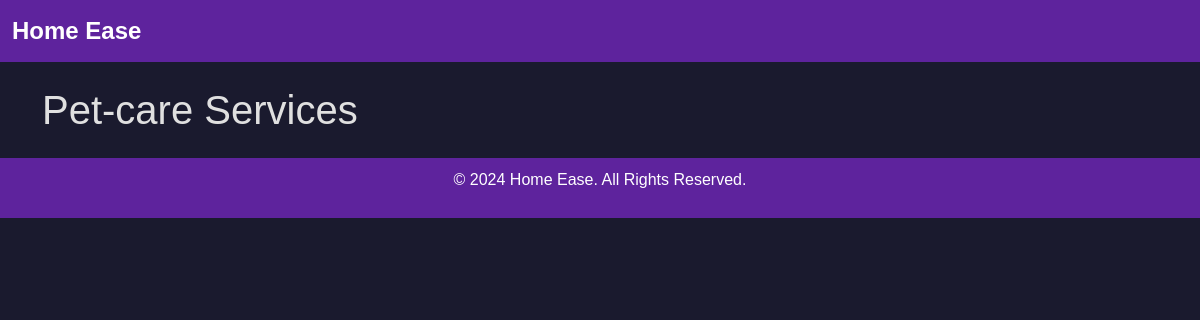
The app's page /pet_care_services, older data.
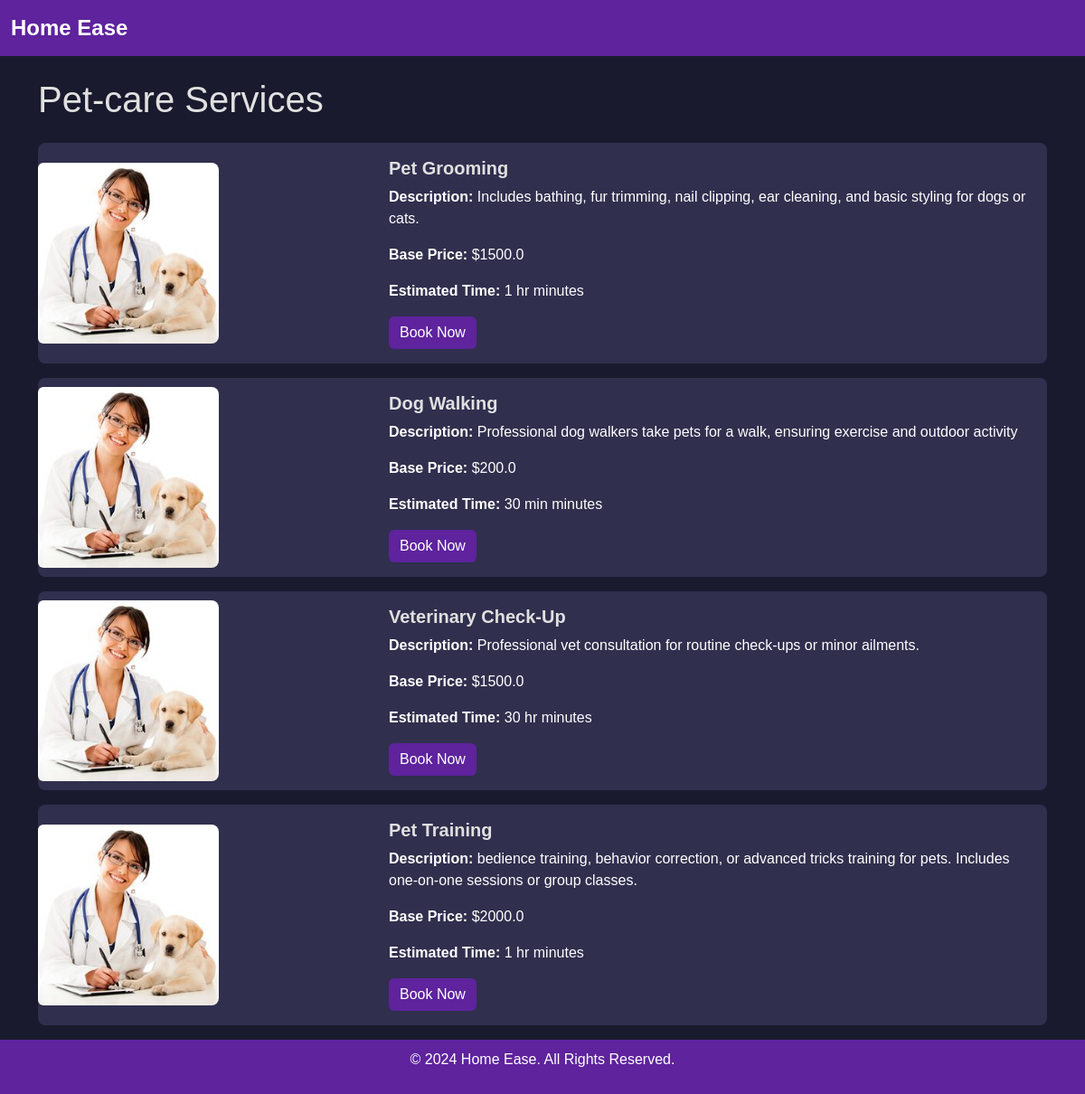
The same page, newer data.
### app.py (models this page shows)
class Service(db.Model):
    id = db.Column(db.Integer, primary_key=True)
    name = db.Column(db.String(100), unique=True, nullable=False)
    type_of_service = db.Column(db.String(50), nullable=False)
    base_price = db.Column(db.Float, nullable=False)
    description = db.Column(db.Text)
    time_required = db.Column(db.Integer)  # Time in minutes
    created_at = db.Column(db.DateTime, default=datetime.utcnow)
    professionals = db.relationship('ProfessionalDetails', back_populates='service')
    service_requests = db.relationship('ServiceRequest', back_populates='service')

### app.py (the view)
@app.route('/pet_care_services')
def pet_care_services():
    pet_care_services = Service.query.filter_by(type_of_service="pet-care services").all()
    return render_template('pet-care_services.html', services=pet_care_services)

### templates/pet-care_services.html (shortened to what this page needs)
<!doctype html>
<html lang="en">
<head>
    <link href="https://cdn.jsdelivr.net/npm/bootstrap@5.3.3/dist/css/bootstrap.min.css" rel="stylesheet">
    <link rel="stylesheet" href="/static/css/styles.css">
</head>
<body>
    <nav class="navbar navbar-expand-lg navbar-light bg-light">
        <div class="container-fluid">
            <a class="navbar-brand" href="/">Home Ease</a>
        </div>
    </nav>
    <div class="container mt-4">
        <h1 class="mb-4">Pet-care Services</h1>
        {% for service in services %}
        <div class="card mb-3">
            <div class="row g-0 align-items-center">
                <div class="col-md-4">
                    <img src="static\images\default_pet-care.jpg"
                         class="img-fluid rounded-start"
                         alt="{{ service.name }}">
                </div>
                <div class="col-md-8">
                    <div class="card-body">
                        <h5 class="card-title">{{ service.name }}</h5>
                        <p class="card-text"><strong>Description:</strong> {{ service.description }}</p>
                        <p class="card-text"><strong>Base Price:</strong> ${{ service.base_price }}</p>
                        <p class="card-text"><strong>Estimated Time:</strong> {{ service.time_required }} minutes</p>
                        <form action="/book_service" method="post" class="mt-3">
                            <button type="submit" class="btn btn-success">Book Now</button>
                        </form>
                    </div>
                </div>
            </div>
        </div>
        {% endfor %}
    </div>
    <footer>
        <p>&copy; 2024 Home Ease. All Rights Reserved.</p>
    </footer>
</body>
</html>

Row changes from the older to the newer data that the page shows:
added Service: name "Pet Grooming", description "Includes bathing, fur trimming, nail clipping, ear cleaning, and basic styling for dogs or cats.", base_price "1500.0", time_required "1 hr"
added Service: name "Dog Walking", description "Professional dog walkers take pets for a walk, ensuring exercise and outdoor activity", base_price "200.0", time_required "30 min"
added Service: name "Veterinary Check-Up", description "Professional vet consultation for routine check-ups or minor ailments.", base_price "1500.0", time_required "30 hr"
added Service: name "Pet Training", description "bedience training, behavior correction, or advanced tricks training for pets. Includes one-on-one sessions or group classes.", base_price "2000.0", time_required "1 hr"
